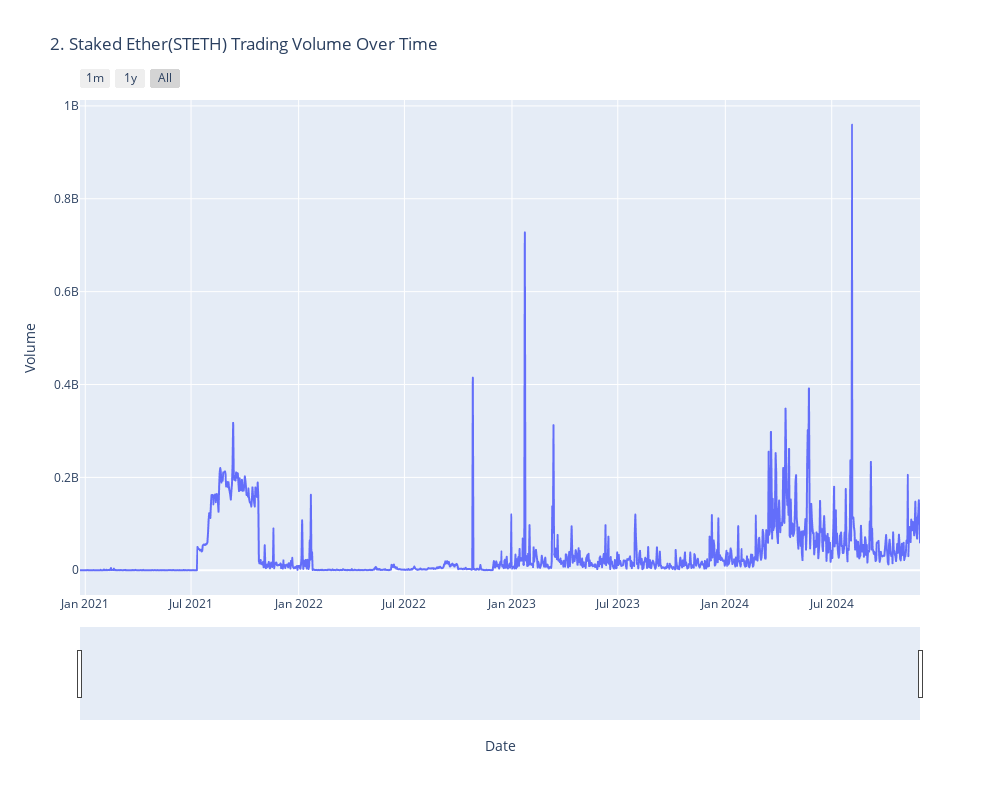

The notebook cell this image was saved under:
### Code cell
import pandas as pd
import plotly.express as px

# --- डेटा लोडिंग और तैयारी ---
USD_TO_INR_RATE = 88.02145
file_name = "STETH-USD From 2020 To Dec-2024.csv"

# त्रुटि समाधान: 'latin-1' एन्कोडिंग का उपयोग करें
try:
    df = pd.read_csv(file_name, encoding='latin-1')
except Exception as e:
    print(f"Error reading file: {e}")
    df = pd.read_csv(file_name)

df['Date'] = pd.to_datetime(df['Date'])

df['Open Price (INR)'] = df['Open'] * USD_TO_INR_RATE
df['Close Price (INR)'] = df['Close'] * USD_TO_INR_RATE

# --- प्लॉट बनाना ---
fig = px.line(df,
              x='Date',
              y='Volume',
              title='2. Staked Ether(STETH) Trading Volume Over Time')

# ड्रिल-डाउन सुविधा जोड़ना
fig.update_xaxes(
    rangeslider_visible=True,
    rangeselector=dict(
        buttons=list([
            dict(count=1, label="1m", step="month", stepmode="backward"),
            dict(count=1, label="1y", step="year", stepmode="backward"),
            dict(step="all", label="All")
        ])
    )
)

# लेआउट और साइज़ सेट करना
fig.update_layout(
    xaxis_title="Date",
    yaxis_title="Volume",
    hovermode="x unified",
    width=1000,
    height=800
)

# प्लॉट प्रदर्शित करना
fig.show()

### Figure 1 — Plotly figure (JSON) as saved in the notebook; plotly's stock layout.template omitted (floating-point values rounded to 4 significant figures; data arrays with more than 128 entries replaced by an {"elided": "..."} marker saying what was removed)
{"data": [{"hovertemplate": "Date=%{x}<br>Volume=%{y}<extra></extra>", "legendgroup": "", "line": {"color": "#636efa", "dash": "solid"}, "marker": {"symbol": "circle"}, "mode": "lines", "name": "", "showlegend": false, "type": "scattergl", "x": {"elided": "1438 str values"}, "xaxis": "x", "y": {"elided": "1438 int values"}, "yaxis": "y"}], "layout": {"height": 800, "hovermode": "x unified", "legend": {"tracegroupgap": 0}, "title": {"text": "2. Staked Ether(STETH) Trading Volume Over Time"}, "width": 1000, "xaxis": {"anchor": "y", "domain": [0, 1], "rangeselector": {"buttons": [{"count": 1, "label": "1m", "step": "month", "stepmode": "backward"}, {"count": 1, "label": "1y", "step": "year", "stepmode": "backward"}, {"label": "All", "step": "all"}]}, "rangeslider": {"visible": true}, "title": {"text": "Date"}}, "yaxis": {"anchor": "x", "domain": [0, 1], "title": {"text": "Volume"}}}}
